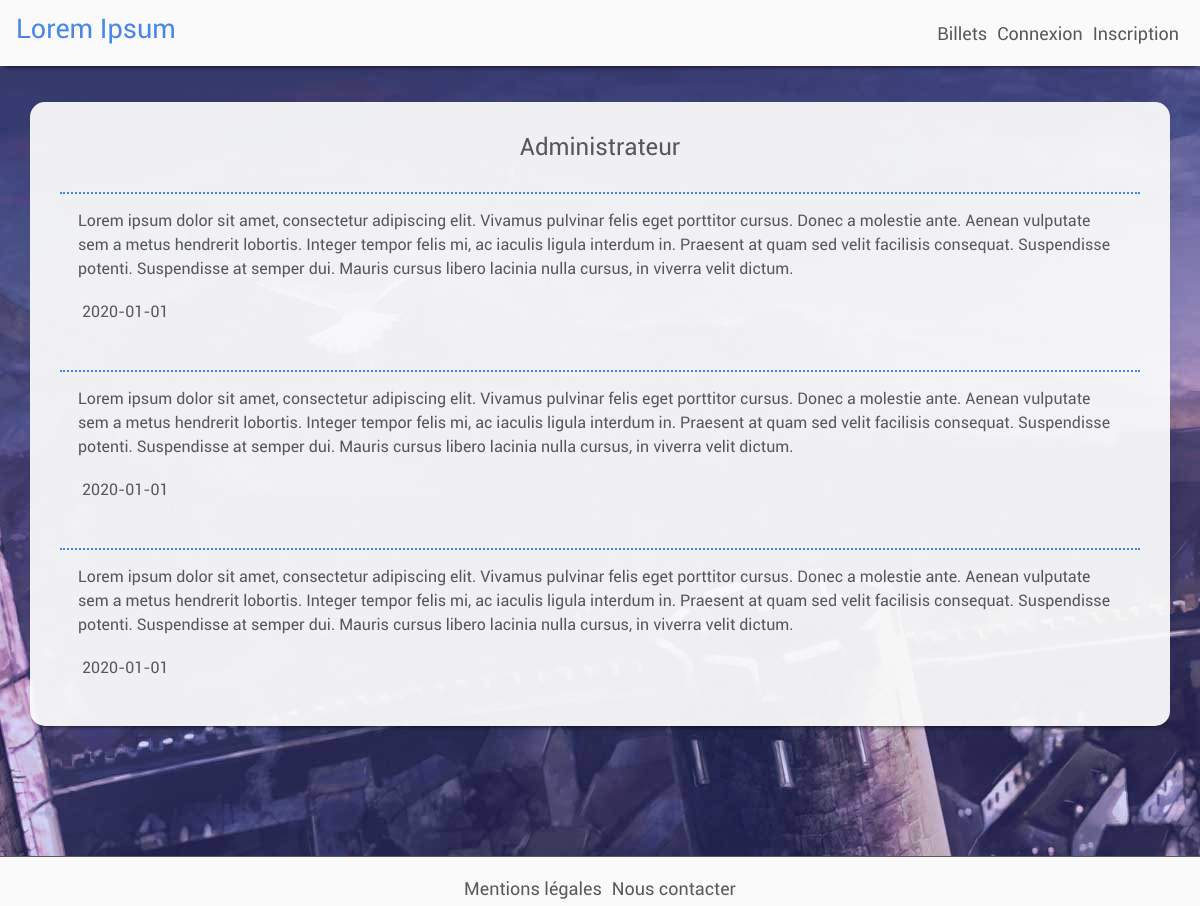
Page /project0/public/index.php?action=member&id=1 on the committed database.
### tables this page shows
CREATE TABLE IF NOT EXISTS `accounts` (
  `ID` int(11) NOT NULL AUTO_INCREMENT,
  `status` varchar(255) NOT NULL,
  `pseudo` varchar(255) NOT NULL,
  `email` varchar(255) NOT NULL,
  `password` varchar(255) NOT NULL,
  PRIMARY KEY (`ID`)
);

CREATE TABLE IF NOT EXISTS `comments` (
  `ID` int(11) NOT NULL AUTO_INCREMENT,
  `ID_account` int(11) NOT NULL,
  `ID_post` int(11) NOT NULL,
  `pseudo` varchar(255) NOT NULL,
  `status` varchar(255) NOT NULL,
  `status_account` varchar(255) NOT NULL,
  `content` text NOT NULL,
  `date` date NOT NULL,
  PRIMARY KEY (`ID`)
);

### project0/public/index.php (called while the page is built, shortened)
<?php
$router = new Project\Router();
$router->routerQuery();

### project0/src/Model/AccountManager.php (called while the page is built, shortened)
<?php
class AccountManager extends Manager {
    public function getAccountbyId($id) {
        $bdd = $this->dbConnect();
        $req = $bdd->prepare("SELECT * FROM accounts WHERE ID = ?");
        $req->execute(array($id));
        $data = $req->fetch();
        return $data;
    }
}

### project0/src/Model/CommentManager.php (called while the page is built, shortened)
<?php
class CommentManager extends Manager {
	public function getCommentsbyAccount($id) {
		$bdd = $this->dbConnect();
        $req = $bdd->prepare("SELECT * FROM comments WHERE ID_account = ? ORDER BY date");
        $req->execute(array($id));
        return $req;
	}
}

### project0/src/View/memberView.php (the view, shortened to what this page needs)
<section class="container">
	<div class="col">
  		<h2 class="post-title"><?= htmlspecialchars($member['pseudo']); ?></h2>
		<?php while ($data = $comments->fetch()) : ?>
			<article class="col top-border" id="<?= $data['ID']; ?>">
				<p class="content top-margin"><?= htmlspecialchars($data['content']); ?></p>
				<p class="date"><?= $data['date']; ?></p>
			</article>
		<?php endwhile; ?>
	</div>
</section>
<?php $content = ob_get_clean(); ?>
<?php require('template.php'); ?>

### project0/src/Router.php (shortened to what this page needs)
<?php
class Router {
	private $visitorController;
	private $routes = array();
    public function __construct() {
    	$this->visitorController = new \Project\Controller\VisitorController();
    }
	private function addRoute($action, $controller, $function, $token) {
		$this->routes[] = array(
			'action' => $action,
    		'controller' => $controller,
    		'function' => $function,
    		'token' => $token,
		);
	}
	public function routerQuery() {
		try {
			if(isset($_GET['action'])) {
				foreach($this->routes as $route) {
					if ($_GET['action'] == $route['action']) {
						if ($route['token'] == true) {
							if (isset($_GET['token']) && isset($_SESSION['token']) && $_GET['token'] == $_SESSION['token']) {
								$function = $route['function'];
								$route['controller']->$function();
								$routeFound = true;
								break;
							}
							else {
								throw new \Exception("Erreur : Token non valide");
							}
						}
						else {
							$function = $route['function'];
							$route['controller']->$function();
							break;
						}
					}
				}
			}
			else {
				$this->visitorController->showHome();
			}
		}
		catch (\Exception $e) {
				$active = NULL;
				$errorMessage = $e->getMessage();
				require('View/errorView.php');
	    }
	}
}

### project0/src/View/template.php (shortened to what this page needs)
<!DOCTYPE html>
<html lang="fr">
  <head>
    <link rel="stylesheet" href="https://stackpath.bootstrapcdn.com/bootstrap/4.3.1/css/bootstrap.min.css"
>
    <link rel="stylesheet" href="css/style.css"/>
  </head>
  <body>
    <header class="navbar navbar-expand-lg navbar-light">
        <a class="navbar-brand" href="?action=posts&category=all&page=1"><h1>Lorem Ipsum</h1></a>
        <nav class="collapse navbar-collapse" id="menu">
            <ul class="navbar-nav ml-auto">
                 <li><a class="menu-link <?= $active == "posted" ? "active" : ""; ?>" href="?action=posts&category=all&page=1">Billets</a></li>
                <?php if(isset($_SESSION['statusAccount']) && ($_SESSION['statusAccount'] == 'member')): ?>
                    <li><a class="menu-link <?= $active == "account" ? "active" : ""; ?>" href="?action=account">Paramètres</a></li>
                    <li><a class="menu-link" href="?action=logout&token=<?=$_SESSION['token']; ?>">Déconnexion</a></li>
                <?php else : ?>
                    <li><a class="menu-link <?= $active == "login" ? "active" : ""; ?>" href="?action=login">Connexion</a></li>
                    <li><a class="menu-link <?= $active == "register" ? "active" : ""; ?>" href="?action=register">Inscription</a></li>
                <?php endif; ?>
            </ul>
        </nav>
    </header>
    <section id="content"><?= $content ?></section>
    <footer id="footer">
    <a class="footer-link <?= $active == "legalNotice" ? "active" : ""; ?>" href="?action=legalNotice">Mentions légales</a>
    <a class="footer-link <?= $active == "contact" ? "active" : ""; ?>" href="?action=contact">Nous contacter</a>
    </footer>
  </body>
</html>

### project0/public/css/style.css (style rules this page uses)
html, body { height: 88%; margin: 0; background-image: url('../img/background.jpg'); background-repeat: no-repeat; background-attachment: fixed; }
html, body, header, #footer, .container { background-color: #fafafa; }
body, select, .menu-link, .footer-link, .title, .post-title, .date { color: #595959 !important; }
body { font-family: roboto, Arial, serif; }
h1, .link, .link-post, .active-button, .arrow, .link-post:hover, .button:hover { color: #4a86e8 !important; }
h1 { font-size: 27px; }
h2 { font-size: 24px; }
header, .container { box-shadow: 0px 5px 5px -5px black; }
#menu { justify-content: right; }
.menu-link, .footer-link, .link-post, .date { transition: border-top 0.3s; }
.menu-link, .footer-link { font-size: 18px; margin: 5px; border-top: 2px solid rgba(255, 255, 255, 0); padding-top: 1px; }
.container { opacity: 95%; }
#footer, #list-posts, .post, .title, .post-title, .post-img, .options, .flex-container { justify-content: center; }
#footer, .flex-container, #list-posts, .title, .post-title { display: flex; }
#footer { border-top: 1px solid #595959; padding-top: 10px; height: 50px; margin-top: 50px; }
#footer, .title, .post-title { align-items: center; }
.container { border-radius: 15px; padding: 15px; margin-top: 3%; }
#content { min-height: 100%; }
.direction-col, .title, .post-title { flex-direction: column; }
.title, .post-title { width: 100%; height: 60px; padding-top: 3px; padding: 10px 0px 10px 0px; }
.link-post, .date { border-top: 2px solid rgba(255, 255, 255, 0); padding-top: 1px; margin: 7px; }
.top-border { border-top: 2px dotted #4a86e8; margin-top: 15px; }
.top-margin { margin-top: 15px; }
.content { margin-left: 3px; }

### rows in the picture
accounts: pseudo "Administrateur"
comments: content "Lorem ipsum dolor sit amet, consectetur adipiscing elit. Vivamus pulvinar felis eget porttitor cursus. Donec a molestie ante. Aenean vulputate sem a metus hendrerit lobortis. Integer tempor felis mi, ac iaculis ligula interdum in. Praesent at quam sed velit facilisis consequat. Suspendisse potenti. Suspendisse at semper dui. Mauris cursus libero lacinia nulla cursus, in viverra velit dictum.", date "2020-01-01"
comments: content "Lorem ipsum dolor sit amet, consectetur adipiscing elit. Vivamus pulvinar felis eget porttitor cursus. Donec a molestie ante. Aenean vulputate sem a metus hendrerit lobortis. Integer tempor felis mi, ac iaculis ligula interdum in. Praesent at quam sed velit facilisis consequat. Suspendisse potenti. Suspendisse at semper dui. Mauris cursus libero lacinia nulla cursus, in viverra velit dictum.", date "2020-01-01"
comments: content "Lorem ipsum dolor sit amet, consectetur adipiscing elit. Vivamus pulvinar felis eget porttitor cursus. Donec a molestie ante. Aenean vulputate sem a metus hendrerit lobortis. Integer tempor felis mi, ac iaculis ligula interdum in. Praesent at quam sed velit facilisis consequat. Suspendisse potenti. Suspendisse at semper dui. Mauris cursus libero lacinia nulla cursus, in viverra velit dictum.", date "2020-01-01"
